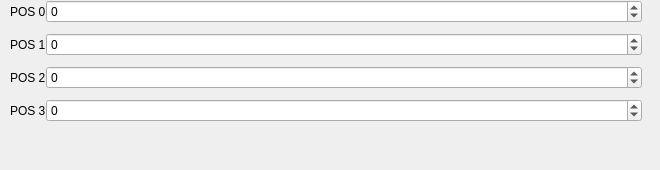
    <widget class="QWidget" name="pid_pos_page">
     <property name="toolTip">
      <string>&lt;html&gt;&lt;head/&gt;&lt;body&gt;&lt;p&gt;Send Position goal for each motor&lt;/p&gt;&lt;/body&gt;&lt;/html&gt;</string>
     </property>
     <widget class="QWidget" name="horizontalLayoutWidget">
      <property name="geometry">
       <rect>
        <x>10</x>
        <y>0</y>
        <width>641</width>
        <height>161</height>
       </rect>
      </property>
      <layout class="QHBoxLayout" name="horizontalLayout">
       <property name="spacing">
        <number>0</number>
       </property>
       <property name="sizeConstraint">
        <enum>QLayout::SetDefaultConstraint</enum>
       </property>
       <property name="topMargin">
        <number>0</number>
       </property>
       <item>
        <layout class="QFormLayout" name="formLayout">
         <property name="fieldGrowthPolicy">
          <enum>QFormLayout::AllNonFixedFieldsGrow</enum>
         </property>
         <property name="rowWrapPolicy">
          <enum>QFormLayout::DontWrapRows</enum>
         </property>
         <property name="verticalSpacing">
          <number>10</number>
         </property>
         <property name="rightMargin">
          <number>9</number>
         </property>
         <item row="0" column="1">
          <widget class="QSpinBox" name="pid_pos_spinBox_0">
           <property name="minimum">
            <number>-40000000</number>
           </property>
           <property name="maximum">
            <number>40000000</number>
           </property>
           <property name="singleStep">
            <number>5</number>
           </property>
          </widget>
         </item>
         <item row="1" column="1">
          <widget class="QSpinBox" name="pid_pos_spinBox_1">
           <property name="minimum">
            <number>-40000000</number>
           </property>
           <property name="maximum">
            <number>40000000</number>
           </property>
           <property name="singleStep">
            <number>5</number>
           </property>
          </widget>
         </item>
         <item row="2" column="1">
          <widget class="QSpinBox" name="pid_pos_spinBox_2">
           <property name="minimum">
            <number>-40000000</number>
           </property>
           <property name="maximum">
            <number>40000000</number>
           </property>
           <property name="singleStep">
            <number>5</number>
           </property>
          </widget>
         </item>
         <item row="3" column="1">
          <widget class="QSpinBox" name="pid_pos_spinBox_3">
           <property name="minimum">
            <number>-40000000</number>
           </property>
           <property name="maximum">
            <number>40000000</number>
           </property>
           <property name="singleStep">
            <number>5</number>
           </property>
          </widget>
         </item>
         <item row="0" column="0">
          <widget class="QLabel" name="label_6">
           <property name="text">
            <string>POS 0</string>
           </property>
          </widget>
         </item>
         <item row="1" column="0">
          <widget class="QLabel" name="label_7">
           <property name="text">
            <string>POS 1</string>
           </property>
          </widget>
         </item>
         <item row="2" column="0">
          <widget class="QLabel" name="label_8">
           <property name="text">
            <string>POS 2</string>
           </property>
          </widget>
         </item>
         <item row="3" column="0">
          <widget class="QLabel" name="label_9">
           <property name="text">
            <string>POS 3</string>
           </property>
          </widget>
         </item>
        </layout>
       </item>
      </layout>
     </widget>
    </widget>
